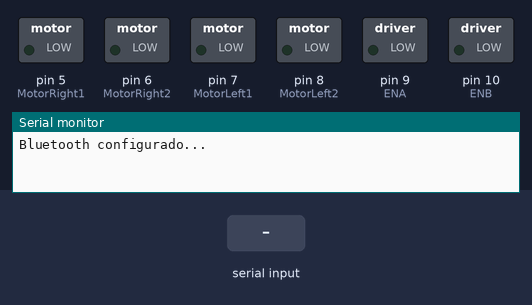
The sketch below on a simulated Arduino Uno, built with avr-gcc and run on an emulated ATmega328P. On the bench: switched loads named in the sketch (green lamp = pin HIGH), the last lines printed to the serial monitor. The inputs (shaded band) are chosen by the test bench.

Above: at 1.2 s.
1.3 s: "4" received over Serial
At 1.53 s:
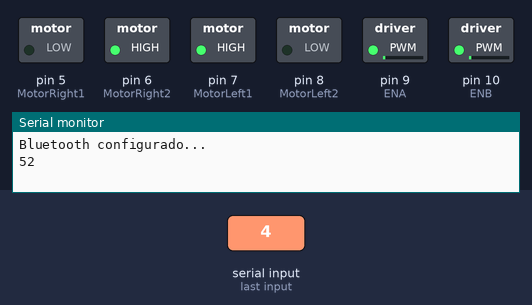
4.3 s: "3" received over Serial
At 4.5 s:
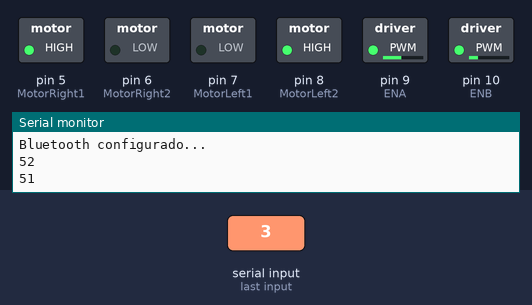
7.3 s: "1" received over Serial
At 9.2 s:
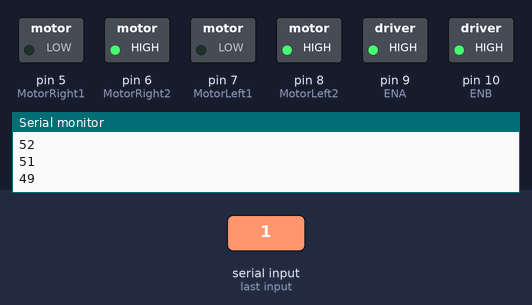
10.3 s: "2" received over Serial
At 11.63 s:
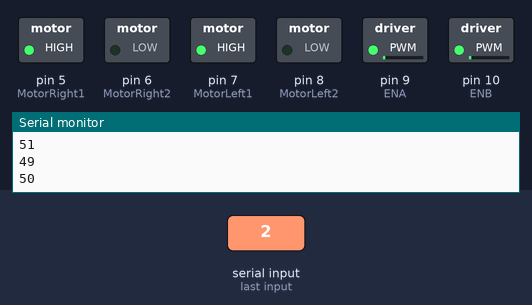
13.3 s: byte 56 (56) received over Serial
16.3 s: byte 53 (53) received over Serial
Timing chart, 0 to 20.3 s (numbered marks = the images above; inputs shaded):
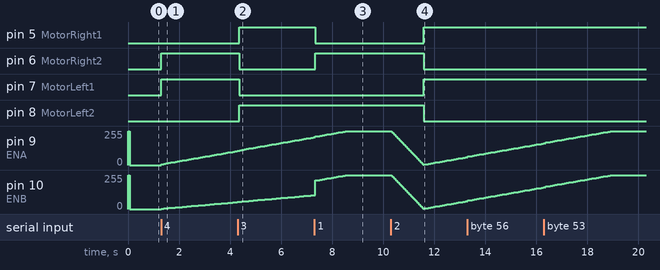

Measured:
- after the input at 1.3 s, pin 6 (MotorRight2), pin 7 (MotorLeft1): LOW → HIGH at once; pin 9 (ENA): moves from 0/255 to 106/255 over 3.0 s, starting at once; pin 10 (ENB): moves from 0/255 to 53/255 over 3.0 s, starting at once
- after the input at 4.3 s, pin 5 (MotorRight1), pin 8 (MotorLeft2): LOW → HIGH after 0.07 s; pin 6 (MotorRight2), pin 7 (MotorLeft1): HIGH → LOW after 0.07 s
- after the input at 7.3 s, pin 5 (MotorRight1): HIGH → LOW at once; pin 6 (MotorRight2): LOW → HIGH at once
- after the input at 10.3 s, pin 5 (MotorRight1), pin 7 (MotorLeft1): LOW → HIGH after 1.3 s; pin 6 (MotorRight2), pin 8 (MotorLeft2): HIGH → LOW after 1.3 s

The sketch:

motor_teste_bluetooth_veloz.ino
```cpp
const int FRENTE     = 1000;
const int ESQUERDA   = 1111;
const int DIREITA    = 2222;
const int PARADO     = 3333;
const int TRAS       = 4444;

int state;
int flag=0; //makes sure that the serial only prints once the state
//int recebidos[100];
int pos = 0;
//Configura os pínos de comunicação com o motor
int MotorRight1   = 5;
int MotorRight2   = 6;
int MotorLeft1    = 7;
int MotorLeft2    = 8;
int ENA           = 9;
int ENB           = 10;

//Controla a direção do carro
int direcaoAtual = PARADO;
//Controla a velocidade
int velocidade = 10;
boolean aumenta = true;
int incrementoVelocidade = 3;
int tempo = 30;

void setup() {
  // put your setup code here, to run once:
  Serial.begin(9600);
  Serial.println("Bluetooth configurado...");
  pinMode (MotorRight1, OUTPUT); // Pin 5 (PWM)
  pinMode (MotorRight2, OUTPUT); // Pin 6 (PWM)
  pinMode (MotorLeft1, OUTPUT); // Pin 9 (PWM)
  pinMode (MotorLeft2, OUTPUT); // Pin 10 (PWM)
  pinMode (ENA, OUTPUT); // Pin 7
  pinMode (ENB, OUTPUT); // Pin 8

  digitalWrite (ENA, HIGH);
  digitalWrite (ENB, HIGH);
}

void loop() {
  //Aumenta a velocidade com o incremento, até 256
  velocidade =
    ( (velocidade + incrementoVelocidade) > 256 ? 256 : (velocidade + incrementoVelocidade));

  if(Serial.available() > 0){

      state = (int)Serial.read();
      flag=0;

      Serial.println(state);
      if (state ==52){
        viraDireita();
      }
      else if (state ==51){
        viraEsquerda();
      }
      else if (state ==49){
        emFrente();
      }
      else if (state ==50){
        praTras();
      }
      else if (state ==57){
//        Serial.println("\nSelect");
      }
      else if (state ==54){// Serial.println("\nX");
        parado();
      }
      else if (state ==56){
        Serial.println("\nO");
      }
      else if (state ==53){
        Serial.println("\nTri");
      }
      else if (state ==55){
        Serial.println("\nQuad");
      }
      else if (state ==48){
        Serial.println("\nStart");
      }
      else{
        Serial.print(state);
        Serial.print(", ");
        //Não recebeu comando de bluetooth
        repeteComando();

      }
      delay(1);
  } else{
      repeteComando();
  }

}

  void repeteComando(){

        switch (direcaoAtual){
           case FRENTE:
              emFrente();
              break;
           case ESQUERDA:
              viraEsquerda();
              break;
           case DIREITA:
              viraDireita();
              break;
           case PARADO:
              parado();
              break;
           case TRAS:
              praTras();
              break;
        }
        delay(tempo*3);
  }

  void viraDireita(){
    analogWrite(ENA, velocidade);
    analogWrite(ENB, velocidade/2);

    digitalWrite(MotorRight1, LOW) ;
    digitalWrite(MotorRight2, HIGH);
    digitalWrite(MotorLeft1, HIGH);
    digitalWrite(MotorLeft2, LOW);

    direcaoAtual = DIREITA;
  }

  void viraEsquerda(){
    analogWrite(ENA, velocidade);
    analogWrite(ENB, velocidade/2);

    digitalWrite(MotorRight1, HIGH) ;
    digitalWrite(MotorRight2, LOW);
    digitalWrite(MotorLeft1, LOW);
    digitalWrite(MotorLeft2, HIGH);

    direcaoAtual = ESQUERDA;
  }

  void emFrente(){
    if (direcaoAtual == TRAS)
      desacelera();

    analogWrite(ENA, velocidade);
    analogWrite(ENB, velocidade);

    digitalWrite(MotorRight1, LOW) ;
    digitalWrite(MotorRight2, HIGH);
    digitalWrite(MotorLeft1, LOW);
    digitalWrite(MotorLeft2, HIGH);

    direcaoAtual = FRENTE;
  }


 void desacelera(){
    aumenta = false;
    while(velocidade != 1){
      velocidade =
        ( (velocidade - incrementoVelocidade) < 1 ? 1 : (velocidade - incrementoVelocidade));
      if (direcaoAtual == FRENTE)
        //Andar pra frente até parar
        emFrente();
      else if (direcaoAtual == TRAS)
        //Andar pra tras até parar
        praTras();

      delay(tempo/2);
    }


    aumenta = true;
 }


  void praTras(){
    if (direcaoAtual == FRENTE)
      desacelera();

    analogWrite(ENA, velocidade);
    analogWrite(ENB, velocidade);

    digitalWrite(MotorRight1, HIGH) ;
    digitalWrite(MotorRight2, LOW);
    digitalWrite(MotorLeft1, HIGH);
    digitalWrite(MotorLeft2, LOW);

    direcaoAtual = TRAS;
  }

  void parado(){
    desacelera();
    velocidade = 1;

    analogWrite(ENA, LOW);
    analogWrite(ENB, LOW);

    digitalWrite(MotorRight1, LOW) ;
    digitalWrite(MotorRight2, LOW);
    digitalWrite(MotorLeft1, LOW);
    digitalWrite(MotorLeft2, LOW);

    direcaoAtual = PARADO;
  }
```
